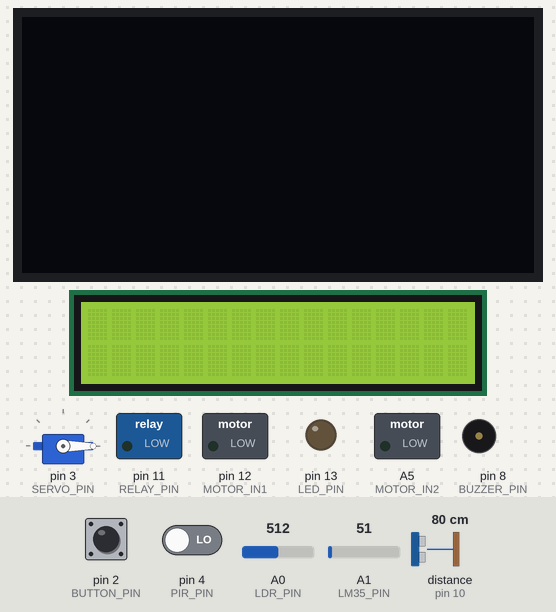
This sketch was run on a simulated Arduino Uno, built with avr-gcc and run on an emulated ATmega328P. On the bench: servo, 128×64 one-colour display, 16×2 character LCD, switched loads named in the sketch (green lamp = pin HIGH), output pins drawn as LEDs (lit = HIGH), buzzer (waves = sounding, pin HIGH). Wiring (inferred from the names in the program): ultrasonic range finder: trigger pin 9; echo pin 10. The inputs (shaded band) are chosen by the test bench; at power-on: pin 4 (PIR_PIN) LOW, pin 2 (BUTTON_PIN) HIGH, A0 (LDR_PIN) = 512, A1 (LM35_PIN) = 51, distance to the obstacle (sensor on pin 10) 80 cm. The echo pulse lasts 58.3 µs per cm; pins used as bus, display or sensor lines are not drawn; what the sketch prints to the serial monitor is not drawn.

Above: at 1.3 s.
1.4 s: pin 4 (PIR_PIN) driven HIGH
At 3.2 s:
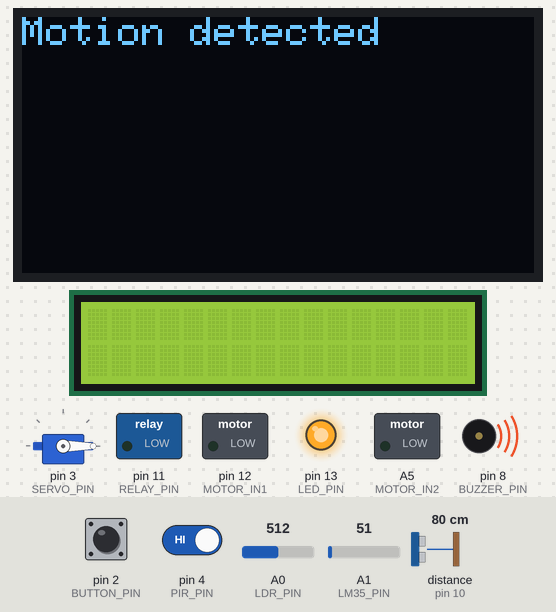
3.5 s: pin 4 (PIR_PIN) driven LOW
At 4.9 s:
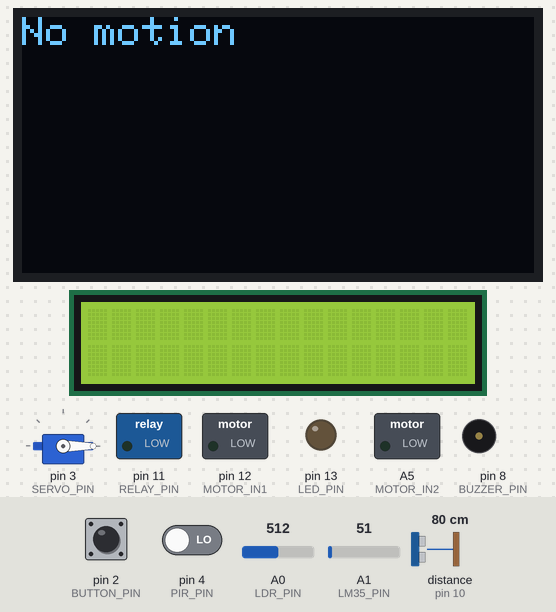
5.5 s: pin 2 (BUTTON_PIN) pulled LOW for 1 s
At 6.25 s:
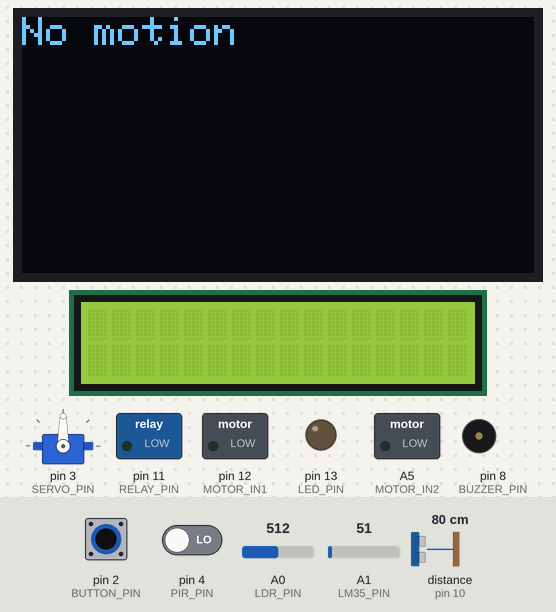
8.0 s: pin 4 (PIR_PIN) driven HIGH
At 9.2 s:
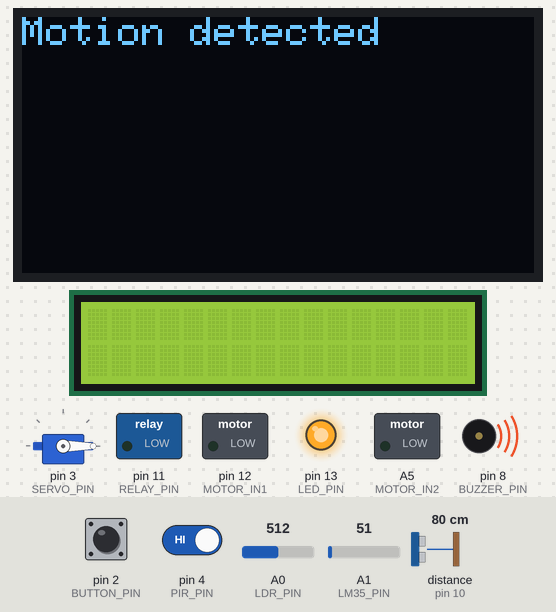
9.5 s: pin 2 (BUTTON_PIN) pulled LOW for 3.2 s
At 10.25 s:
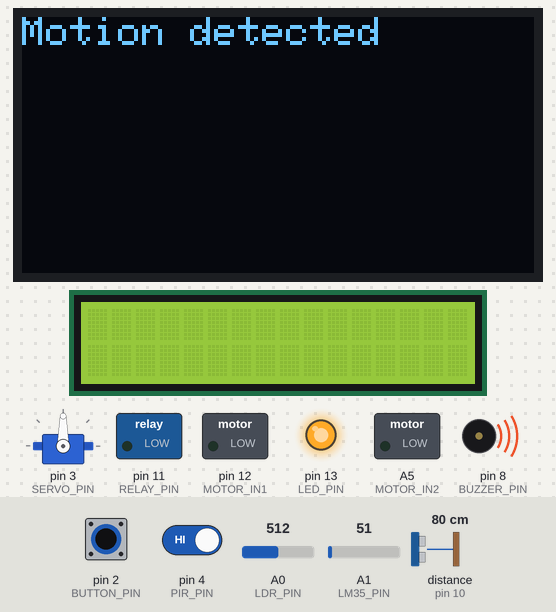
Timing chart, 0 to 12.5 s (numbered marks = the images above; inputs shaded):
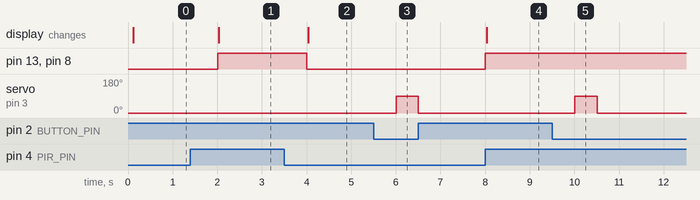

The sketch:

generated_iot_code.ino
```cpp
#include <Arduino.h>
#include <Wire.h>

/* =========================
   Optional Libraries
========================= */

#include <Adafruit_GFX.h>
#include <Adafruit_SSD1306.h>
#include <LiquidCrystal_I2C.h>
#include <Servo.h>


/* =========================
   Microcontroller Detection
========================= */

#if defined(ESP32)
#define LED_PIN 2
#define ANALOG_LDR 34
#define ANALOG_LM35 35
#else
#define LED_PIN 13
#define ANALOG_LDR A0
#define ANALOG_LM35 A1
#endif

/* =========================
   Sensor Pin Definitions
========================= */

// Digital Sensors
const int PIR_PIN = 4;
const int IR_OBSTACLE_PIN = 5;
const int FLAME_SENSOR_PIN = 6;
const int SOUND_SENSOR_PIN = 7;

// Analog Sensors
const int LDR_PIN = ANALOG_LDR;
const int LM35_PIN = ANALOG_LM35;
const int SOIL_SENSOR_PIN = A2;
const int RAIN_SENSOR_PIN = A3;
const int MQ2_PIN = A4; // Note: A4 is also SDA on Uno. If I2C is used, don't use MQ2.

// Ultrasonic
const int TRIG_PIN = 9;
const int ECHO_PIN = 10;

/* =========================
   Input Devices
========================= */

const int BUTTON_PIN = 2;

/* =========================
   Actuator Pins
========================= */

const int BUZZER_PIN = 8;
const int RELAY_PIN = 11;
const int SERVO_PIN = 3;

// Motor Driver
const int MOTOR_IN1 = 12;
const int MOTOR_IN2 = A5; // Fixed from 13 to A5 to avoid LED_BUILTIN conflict

/* =========================
   Display Configuration
========================= */

#define SCREEN_WIDTH 128
#define SCREEN_HEIGHT 64

Adafruit_SSD1306 oled(SCREEN_WIDTH, SCREEN_HEIGHT, &Wire);
LiquidCrystal_I2C lcd(0x27, 16, 2);

Servo servoMotor;

/* =========================
   System Variables
========================= */

unsigned long lastReadTime = 0;
const unsigned long READ_INTERVAL = 1000;

bool motionDetected = false;
bool buttonState = false;

// Servo timer variables for non-blocking delay
bool servoActive = false;
unsigned long servoStartTime = 0;

/* =========================
   Setup
========================= */

void setup() {

  Serial.begin(115200);

  /* Sensor pin modes */

  pinMode(PIR_PIN, INPUT);
  pinMode(IR_OBSTACLE_PIN, INPUT);
  pinMode(FLAME_SENSOR_PIN, INPUT);
  pinMode(SOUND_SENSOR_PIN, INPUT);

  pinMode(BUTTON_PIN, INPUT_PULLUP);

  /* Actuator pin modes */

  pinMode(LED_PIN, OUTPUT);
  pinMode(BUZZER_PIN, OUTPUT);
  pinMode(RELAY_PIN, OUTPUT);

  pinMode(MOTOR_IN1, OUTPUT);
  pinMode(MOTOR_IN2, OUTPUT);

  pinMode(TRIG_PIN, OUTPUT);
  pinMode(ECHO_PIN, INPUT);

  /* Servo */

  servoMotor.attach(SERVO_PIN);
  servoMotor.write(0); // Initialize position

  /* OLED */
  // It handles failure gracefully if display is missing
  if (oled.begin(SSD1306_SWITCHCAPVCC, 0x3C)) {
    oled.clearDisplay();
    oled.display(); // Force black screen
    oled.setTextSize(1);
    oled.setTextColor(SSD1306_WHITE);
  }

  /* LCD */
  lcd.init();
  lcd.backlight();

  Serial.println("System Initialized");
}

/* =========================
   Sensor Functions
========================= */

int readAnalogSensor(int pin) { return analogRead(pin); }

bool readDigitalSensor(int pin) { return digitalRead(pin); }

/* LM35 Temperature Conversion */

float readTemperature() {
  int value = analogRead(LM35_PIN);

#if defined(ESP32)
  // ESP32 has 12-bit ADC (0-4095) and operates at 3.3V
  float voltage = value * (3.3 / 4095.0);
#else
  // Arduino Uno has 10-bit ADC (0-1023) and operates at 5.0V
  float voltage = value * (5.0 / 1023.0);
#endif

  float tempC = voltage * 100;
  return tempC;
}

/* =========================
   Ultrasonic Distance
========================= */

float readDistance() {

  digitalWrite(TRIG_PIN, LOW);
  delayMicroseconds(2);

  digitalWrite(TRIG_PIN, HIGH);
  delayMicroseconds(10);

  digitalWrite(TRIG_PIN, LOW);

  long duration = pulseIn(ECHO_PIN, HIGH);

  float distance = duration * 0.034 / 2;

  return distance;
}

/* =========================
   Actuator Control
========================= */

void setLED(bool state) { digitalWrite(LED_PIN, state); }

void setBuzzer(bool state) { digitalWrite(BUZZER_PIN, state); }

void setRelay(bool state) { digitalWrite(RELAY_PIN, state); }

void controlMotor(bool state) {
  if (state) {
    digitalWrite(MOTOR_IN1, HIGH);
    digitalWrite(MOTOR_IN2, LOW);
  } else {
    digitalWrite(MOTOR_IN1, LOW);
    digitalWrite(MOTOR_IN2, LOW);
  }
}

void moveServo(int angle) { servoMotor.write(angle); }

/* =========================
   Display Functions
========================= */

void updateOLED(String message) {
  oled.clearDisplay();
  oled.setCursor(0, 0);
  oled.println(message);
  oled.display();
}

void updateLCD(String line1, String line2) {
  lcd.clear();
  lcd.setCursor(0, 0);
  lcd.print(line1);
  lcd.setCursor(0, 1);
  lcd.print(line2);
}

/* =========================
   Sensor Monitoring
========================= */

void monitorSensors(int ldr, float temp, float distance) {
  Serial.print("LDR: ");
  Serial.println(ldr);
  Serial.print("Temp: ");
  Serial.println(temp);
  Serial.print("Distance: ");
  Serial.println(distance);
}

/* =========================
   Main Loop
========================= */

void loop() {

  // 1. Non-blocking Servo Timer
  // Returns servo to 0 degrees after 500ms without using delay()
  if (servoActive && (millis() - servoStartTime >= 500)) {
    moveServo(0);
    servoActive = false;
  }

  // 2. Main 1-second interval execution
  if (millis() - lastReadTime >= READ_INTERVAL) {
    lastReadTime = millis();

    /* Read Sensors */
    bool pirState = readDigitalSensor(PIR_PIN);
    int ldrValue = readAnalogSensor(LDR_PIN);
    float temperature = readTemperature();
    float distance = readDistance();

    /* Motion Logic */
    if (pirState && !motionDetected) {
      Serial.println("Motion detected");
      setLED(true);
      setBuzzer(true);
      updateOLED("Motion detected");
      motionDetected = true;
    }

    if (!pirState && motionDetected) {
      setLED(false);
      setBuzzer(false);
      updateOLED("No motion");
      motionDetected = false;
    }

    /* Button Example (Non-blocking) */
    bool buttonPressed = digitalRead(BUTTON_PIN) == LOW;

    if (buttonPressed && !buttonState) {
      Serial.println("Button pressed");
      moveServo(90);
      servoActive = true;
      servoStartTime = millis();
      buttonState = true;
    }

    if (!buttonPressed) {
      buttonState = false;
    }

    /* Serial Monitoring */
    monitorSensors(ldrValue, temperature, distance);
  }
}
```

Measured:
- after the input at 1.4 s, pin 13 (LED_PIN), pin 8 (BUZZER_PIN): LOW → HIGH after 0.61 s; the display: changes after 0.64 s (image 1)
- after the input at 3.5 s, pin 13 (LED_PIN), pin 8 (BUZZER_PIN): HIGH → LOW after 0.51 s; the display: changes after 0.53 s (image 2)
- after the input at 5.5 s, servo on pin 3 (SERVO_PIN): 0° → 90° after 0.51 s, → 0° 0.50 s later
- after the input at 8.0 s, pin 13 (LED_PIN), pin 8 (BUZZER_PIN): LOW → HIGH at once; the display: changes at once (image 4)
- after the input at 9.5 s, servo on pin 3 (SERVO_PIN): 0° → 90° after 0.51 s, → 0° 0.50 s later
